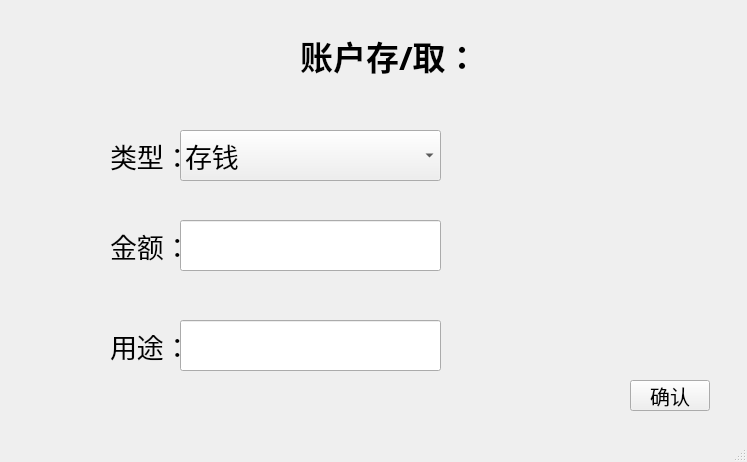
<?xml version="1.0" encoding="UTF-8"?>
<ui version="4.0">
 <class>OpWindow</class>
 <widget class="QMainWindow" name="OpWindow">
  <property name="geometry">
   <rect>
    <x>0</x>
    <y>0</y>
    <width>747</width>
    <height>462</height>
   </rect>
  </property>
  <property name="windowTitle">
   <string>MainWindow</string>
  </property>
  <widget class="QWidget" name="centralwidget">
   <widget class="QComboBox" name="cb">
    <property name="geometry">
     <rect>
      <x>180</x>
      <y>130</y>
      <width>261</width>
      <height>51</height>
     </rect>
    </property>
    <property name="font">
     <font>
      <family>宋体</family>
      <pointsize>20</pointsize>
     </font>
    </property>
    <item>
     <property name="text">
      <string>存钱</string>
     </property>
    </item>
    <item>
     <property name="text">
      <string>取钱</string>
     </property>
    </item>
   </widget>
   <widget class="QLabel" name="label">
    <property name="geometry">
     <rect>
      <x>300</x>
      <y>30</y>
      <width>201</width>
      <height>51</height>
     </rect>
    </property>
    <property name="font">
     <font>
      <family>宋体</family>
      <pointsize>25</pointsize>
      <bold>true</bold>
     </font>
    </property>
    <property name="text">
     <string>账户存/取：</string>
    </property>
   </widget>
   <widget class="QLineEdit" name="leMoney">
    <property name="geometry">
     <rect>
      <x>180</x>
      <y>220</y>
      <width>261</width>
      <height>51</height>
     </rect>
    </property>
   </widget>
   <widget class="QLineEdit" name="leDesc">
    <property name="geometry">
     <rect>
      <x>180</x>
      <y>320</y>
      <width>261</width>
      <height>51</height>
     </rect>
    </property>
   </widget>
   <widget class="QLabel" name="label_2">
    <property name="geometry">
     <rect>
      <x>110</x>
      <y>120</y>
      <width>131</width>
      <height>71</height>
     </rect>
    </property>
    <property name="font">
     <font>
      <family>宋体</family>
      <pointsize>20</pointsize>
     </font>
    </property>
    <property name="text">
     <string>类型：</string>
    </property>
   </widget>
   <widget class="QLabel" name="label_3">
    <property name="geometry">
     <rect>
      <x>110</x>
      <y>230</y>
      <width>81</width>
      <height>31</height>
     </rect>
    </property>
    <property name="font">
     <font>
      <family>宋体</family>
      <pointsize>20</pointsize>
     </font>
    </property>
    <property name="text">
     <string>金额：</string>
    </property>
   </widget>
   <widget class="QLabel" name="label_4">
    <property name="geometry">
     <rect>
      <x>110</x>
      <y>310</y>
      <width>81</width>
      <height>71</height>
     </rect>
    </property>
    <property name="font">
     <font>
      <family>宋体</family>
      <pointsize>20</pointsize>
     </font>
    </property>
    <property name="text">
     <string>用途：</string>
    </property>
   </widget>
   <widget class="QPushButton" name="pushButton">
    <property name="geometry">
     <rect>
      <x>630</x>
      <y>380</y>
      <width>80</width>
      <height>31</height>
     </rect>
    </property>
    <property name="font">
     <font>
      <family>宋体</family>
      <pointsize>15</pointsize>
     </font>
    </property>
    <property name="text">
     <string>确认</string>
    </property>
   </widget>
  </widget>
  <widget class="QMenuBar" name="menubar">
   <property name="geometry">
    <rect>
     <x>0</x>
     <y>0</y>
     <width>747</width>
     <height>17</height>
    </rect>
   </property>
  </widget>
  <widget class="QStatusBar" name="statusbar"/>
 </widget>
 <resources/>
 <connections/>
</ui>
